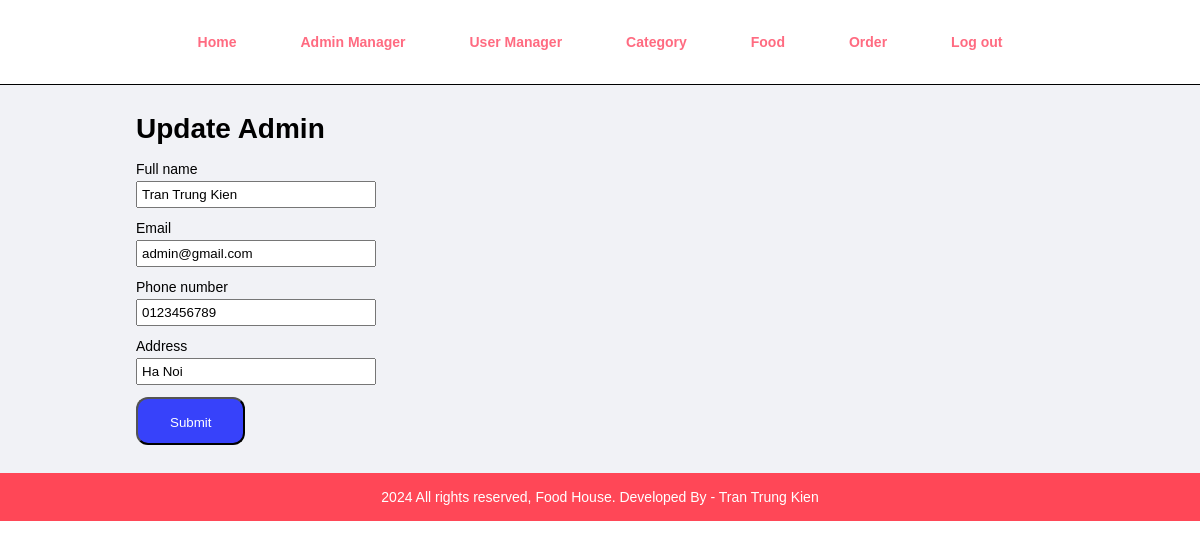
Screenshot of /admin/layout/admin/update-admin.php?id=1 (signed in) with the database file from the repository.
### tables this page shows
CREATE TABLE `user` (
  `id` int(11) NOT NULL,
  `fullname` varchar(50) DEFAULT NULL,
  `email` varchar(150) DEFAULT NULL,
  `phone_number` varchar(20) DEFAULT NULL,
  `address` varchar(200) DEFAULT NULL,
  `password` varchar(100) NOT NULL,
  `role_id` int(11) DEFAULT NULL,
  `created_at` datetime DEFAULT NULL,
  `updated_at` datetime DEFAULT NULL,
  `deleted` int(11) DEFAULT NULL
);

### admin/db/db_func.php (called while the page is built, shortened)
<?php
function excuteResult($sql)
{
    $conn = mysqli_connect(LOCALHOST, DB_USER, DB_PASSWORD, DB_DBNAME);
    $result = mysqli_query($conn, $sql);
    return $result;
}

### admin/layout/admin/update-admin.php (the view, shortened to what this page needs)
<?php include('../../partials/menu.php'); ?>
<div class="main-content">
    <div class="wrapper">
        <h1>Update Admin</h1>
        <?php
        if (isset($_GET['id'])) {
            $id = $_GET['id'];
            $sql = "SELECT * from user WHERE id='$id'";
            $res =  excuteResult($sql);
            if ($res == TRUE) {
                $count = mysqli_num_rows($res);
                if ($count == 1) {
                    $rows = $res->fetch_assoc();
                    $fullname = $rows['fullname'];
                    $email = $rows['email'];
                    $phoneNumber = $rows['phone_number'];
                    $address = $rows['address'];
                }
            }
        }
        ?>
        <form class="mt-16" action="<?= SITEURL; ?>admin/controllers/admin/updateAdmin.php?id=<?= $id; ?><?= (isset($_GET['setRole'])) ? ('&setRole='.$_GET['setRole']) : '' ?>" method="POST">
            <div class="field">
                <label for="fullname">Full name</label>
                <input type="text" placeholder="Full name" name="fullname" id="fullname" value="<?= $fullname; ?>" require>
            </div>
            <div class="field">
                <label for="email">Email</label>
                <input type="email" placeholder="Email" name="email" id="email" value="<?= $email; ?>" require>
            </div>
            <div class="field">
                <label for="phone_number">Phone number</label>
                <input type="text" placeholder="Phone number" name="phone_number" value="<?= $phoneNumber; ?>" id="phone_number" require>
            </div>
            <div class="field">
                <label for="address">Address</label>
                <input type="text" placeholder="Address" name="address" value="<?= $address; ?>" id="address" require>
            </div>
            <input class="btn btn-primary" type="submit" name="submit">
        </form>
    </div>
</div>
<?php include('../../partials/footer.php') ?>

### css/admin.css (style rules this page uses)
* { padding: 0; margin: 0; box-sizing: border-box; }
html { font-family: Arial, Helvetica, sans-serif; font-size: 62.5%; }
.wrapper { padding: 1.6rem; width: 80%; margin: 0 auto; font-size: 1.4rem; }
.mt-16 { margin-top: 16px; }
.btn { padding: 16px 32px; display: inline-flex; justify-content: center; align-items: center; height: 48px; color: #fff; border-radius: 1.2rem; }
.btn-primary { background-color: #3742fa; }
.main-content { background-color: #f1f2f6; padding: 1% 0; }
.field { display: flex; flex-direction: column; align-items: start; font-size: 1.4rem; margin-bottom: 12px; }
.field input, .field textarea, .field select { margin-top: 4px; padding: 4px; width: 240px; }

### rows the page displays
user: fullname "Tran Trung Kien", email "admin@gmail.com", phone_number "0123456789", address "Ha Noi"
